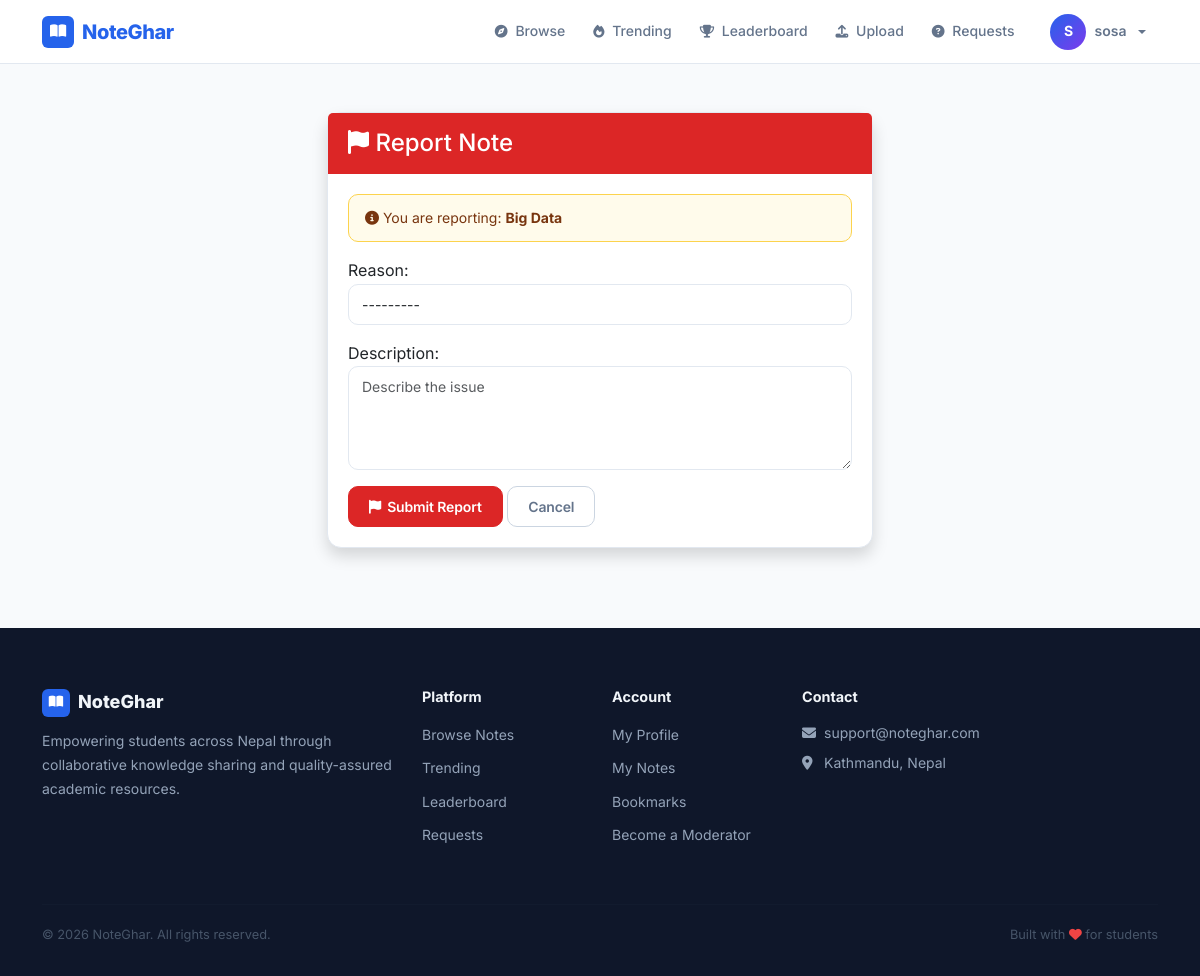
/notes/2/report/ (signed in), run on the app's committed database.
### accounts/models.py (models this page shows, shortened)
class User(AbstractUser):
    ROLE_CHOICES = (
        ('student', 'Student'),
        ('moderator', 'Moderator'),
        ('admin', 'Admin'),
    )
    role = models.CharField(max_length=20, choices=ROLE_CHOICES, default='student')
    phone = models.CharField(max_length=15, blank=True, null=True)
    institution = models.ForeignKey(
        'notes.Institution',
        on_delete=models.SET_NULL,
        null=True,
        blank=True,
        related_name='users',
        help_text='User\'s affiliated institution'
    )
    profile_picture = models.ImageField(upload_to='profiles/', blank=True, null=True)
    bio = models.TextField(blank=True, null=True)
    is_verified = models.BooleanField(default=False)
    specialization_courses = models.ManyToManyField(
        'notes.Course',
        blank=True,
        related_name='specialized_moderators',
        help_text='Courses this moderator specializes in'
    )
    specialization_subjects = models.ManyToManyField(
        'notes.Subject',
        blank=True,
        related_name='specialized_moderators',
        help_text='Specific subjects within courses'
    )
    qualification_document = models.FileField(
        upload_to='qualifications/%Y/%m/',
        blank=True,
        null=True,
        help_text='Upload degree certificate, transcript, or other proof of qualification (PDF, JPG, PNG)'
    )
    qualification_verified = models.BooleanField(
        default=False,
        help_text='Admin has verified the qualification documents'
    )
    qualification_notes = models.TextField(
        blank=True,
        help_text='Admin notes about qualification verification'
    )
    created_at = models.DateTimeField(auto_now_add=True)
    updated_at = models.DateTimeField(auto_now=True)
    def is_admin_user(self):
        return self.role == 'admin' or self.is_superuser

### notes/models.py (models this page shows, shortened)
class Note(models.Model):
    STATUS_CHOICES = (
        ('pending', 'Pending Review'),
        ('approved', 'Approved'),
        ('rejected', 'Rejected'),
    )
    title = models.CharField(max_length=300)
    description = models.TextField()
    subject = models.ForeignKey(Subject, on_delete=models.CASCADE, related_name='notes')
    course = models.ForeignKey(Course, on_delete=models.CASCADE, related_name='notes')
    semester = models.ForeignKey(Semester, on_delete=models.CASCADE, related_name='notes')
    assigned_moderator = models.ForeignKey(
        settings.AUTH_USER_MODEL,
        on_delete=models.SET_NULL,
        null=True,
        blank=True,
        related_name='assigned_notes',
        help_text='Moderator assigned to review this note'
    )
    file = models.FileField(
        upload_to='notes/%Y/%m/',
        validators=[FileExtensionValidator(allowed_extensions=['pdf', 'docx', 'doc', 'ppt', 'pptx'])]
    )
    file_size = models.IntegerField(default=0, help_text="File size in bytes")
    uploaded_by = models.ForeignKey(settings.AUTH_USER_MODEL, on_delete=models.CASCADE, related_name='notes')
    status = models.CharField(max_length=20, choices=STATUS_CHOICES, default='pending')
    tags = models.ManyToManyField(Tag, blank=True, related_name='notes')
    download_count = models.IntegerField(default=0)
    view_count = models.IntegerField(default=0)
    created_at = models.DateTimeField(auto_now_add=True)
    updated_at = models.DateTimeField(auto_now=True)
    approved_at = models.DateTimeField(null=True, blank=True)
    approved_by = models.ForeignKey(
        settings.AUTH_USER_MODEL,
        on_delete=models.SET_NULL,
        null=True,
        blank=True,
        related_name='approved_notes'
    )
    class Meta:
        ordering = ['-created_at']

### notes/views.py (the view)
# urls.py: path('<int:pk>/report/', views.report_note_view, name='report'),
@login_required
@rate_limit('report', max_per_day=5, max_per_hour=2)
def report_note_view(request, pk):
    note = get_object_or_404(Note, pk=pk)
    if getattr(request.user, 'role', None) in ['moderator', 'admin'] or request.user.is_superuser:
        messages.error(request, 'Moderators and admins cannot report notes.')
        return redirect('notes:detail', pk=pk)
    if note.uploaded_by == request.user:
        messages.error(request, 'You cannot report your own note.')
        return redirect('notes:detail', pk=pk)
    existing_report = Report.objects.filter(
        note=note,
        reported_by=request.user,
        status='pending'
    ).first()
    if existing_report:
        messages.warning(request, 'You have already reported this note.')
        return redirect('notes:detail', pk=pk)
    if request.method == 'POST':
        form = ReportForm(request.POST)
        if form.is_valid():
            report = form.save(commit=False)
            report.note = note
            report.reported_by = request.user
            report.save()
            messages.success(
                request,
                'Report submitted successfully. Our moderators will review it.'
            )
            return redirect('notes:detail', pk=pk)
    else:
        form = ReportForm()
    return render(request, 'notes/report_note.html', {'form': form, 'note': note})

### core/templates/notes/report_note.html (shortened to what this page needs)
{% extends 'base.html' %}
{% block content %}
<div class="container my-5">
    <div class="row justify-content-center">
        <div class="col-md-6">
            <div class="card shadow">
                <div class="card-header bg-danger text-white">
                    <h4 class="mb-0"><i class="fas fa-flag"></i> Report Note</h4>
                </div>
                <div class="card-body">
                    <div class="alert alert-warning">
                        <i class="fas fa-info-circle"></i> You are reporting: <strong>{{ note.title }}</strong>
                    </div>
                    <form method="post">
                        <div class="mb-3">
                            {{ form.reason.label_tag }}
                            {{ form.reason }}
                        </div>
                        <div class="mb-3">
                            {{ form.description.label_tag }}
                            {{ form.description }}
                        </div>
                        <button type="submit" class="btn btn-danger">
                            <i class="fas fa-flag"></i> Submit Report
                        </button>
                        <a href="{% url 'notes:detail' note.pk %}" class="btn btn-secondary">Cancel</a>
                    </form>
                </div>
            </div>
        </div>
    </div>
</div>
{% endblock %}

### core/templates/base.html (shortened to what this page needs)
<!DOCTYPE html>
<html lang="en">
<head>
    <link href="https://cdn.jsdelivr.net/npm/bootstrap@5.3.0/dist/css/bootstrap.min.css" rel="stylesheet">
    <link rel="stylesheet" href="https://cdnjs.cloudflare.com/ajax/libs/font-awesome/6.4.0/css/all.min.css">
</head>
<body>
    <nav class="navbar navbar-expand-lg">
        <div class="container d-flex align-items-center">
            <a class="navbar-brand" href="{% url 'core:home' %}">
                <span class="brand-icon"><i class="fas fa-book-open"></i></span>
                NoteGhar
            </a>
            <div class="collapse navbar-collapse" id="navbarNav">
                <ul class="navbar-nav ms-auto align-items-lg-center gap-1">
                    <li class="nav-item">
                        <a class="nav-link" href="{% url 'notes:list' %}"><i class="fas fa-compass"></i> Browse</a>
                    </li>
                    <li class="nav-item">
                        <a class="nav-link" href="{% url 'notes:trending' %}"><i class="fas fa-fire"></i> Trending</a>
                    </li>
                    <li class="nav-item">
                        <a class="nav-link" href="{% url 'notes:leaderboard' %}"><i class="fas fa-trophy"></i> Leaderboard</a>
                    </li>
                    {% if user.is_authenticated %}
                        {% if user.role == 'student' or user.is_superuser %}
                        <li class="nav-item">
                            <a class="nav-link" href="{% url 'notes:upload' %}"><i class="fas fa-upload"></i> Upload</a>
                        </li>
                        {% endif %}
                        <li class="nav-item">
                            <a class="nav-link" href="{% url 'notes:request_board' %}"><i class="fas fa-question-circle"></i> Requests</a>
                        </li>
                        <li class="nav-item dropdown ms-lg-2">
                            <a class="nav-link dropdown-toggle d-flex align-items-center gap-2" href="#" id="userDropdown" role="button" data-bs-toggle="dropdown">
                                <span class="user-avatar" style="padding:0;overflow:hidden;">
                                    {% if user.profile_picture %}
                                        <img src="{{ user.profile_picture.url }}" alt="{{ user.username }}" style="width:36px;height:36px;object-fit:cover;border-radius:50%;">
                                    {% else %}
                                        {{ user.username|slice:":1"|upper }}
                                    {% endif %}
                                </span>
                                <span class="d-none d-lg-inline" style="font-size: 0.875rem; font-weight: 600;">{{ user.username }}</span>
                            </a>
                        </li>
                    {% endif %}
                </ul>
            </div>
        </div>
    </nav>
    {% block content %}{% endblock %}
    <footer>
        <div class="container">
            <div class="row g-4">
                <div class="col-lg-4">
                    <div class="brand-footer">
                        <span class="icon"><i class="fas fa-book-open"></i></span>
                        NoteGhar
                    </div>
                    <p style="font-size: 0.875rem; line-height: 1.7;">Empowering students across Nepal through collaborative knowledge sharing and quality-assured academic resources.</p>
                </div>
                <div class="col-sm-4 col-lg-2">
                    <h5>Platform</h5>
                    <ul class="list-unstyled" style="display: flex; flex-direction: column; gap: 8px;">
                        <li><a href="{% url 'notes:list' %}">Browse Notes</a></li>
                        <li><a href="{% url 'notes:trending' %}">Trending</a></li>
                        <li><a href="{% url 'notes:leaderboard' %}">Leaderboard</a></li>
                        <li><a href="{% url 'notes:request_board' %}">Requests</a></li>
                    </ul>
                </div>
                <div class="col-sm-4 col-lg-2">
                    <h5>Account</h5>
                    <ul class="list-unstyled" style="display: flex; flex-direction: column; gap: 8px;">
                        {% if user.is_authenticated %}
                        <li><a href="{% url 'accounts:profile' %}">My Profile</a></li>
                        {% if user.role == 'student' %}
                        <li><a href="{% url 'notes:my_notes' %}">My Notes</a></li>
                        <li><a href="{% url 'notes:my_bookmarks' %}">Bookmarks</a></li>
                        <li><a href="{% url 'accounts:signup_moderator' %}">Become a Moderator</a></li>
                        {% elif user.role == 'moderator' %}
                        <li><a href="{% url 'moderation:dashboard' %}">Mod Dashboard</a></li>
                        {% elif user.is_admin_user %}
                        <li><a href="{% url 'admin_dashboard' %}">Admin Dashboard</a></li>
                        {% endif %}
                        {% else %}
                        <li><a href="{% url 'accounts:signup_student' %}">Student Sign Up</a></li>
                        <li><a href="{% url 'accounts:signup_moderator' %}">Become a Moderator</a></li>
                        <li><a href="{% url 'accounts:student_login' %}">Log In</a></li>
                        {% endif %}
                    </ul>
                </div>
                <div class="col-sm-4 col-lg-4">
                    <h5>Contact</h5>
                    <div style="display: flex; flex-direction: column; gap: 8px; font-size: 0.875rem;">
                        <a href="mailto:notegharsupport@gmail.com"><i class="fas fa-envelope me-2" style="width: 14px;"></i>support@noteghar.com</a>
                        <span><i class="fas fa-map-marker-alt me-2" style="width: 14px;"></i>Kathmandu, Nepal</span>
                    </div>
                </div>
            </div>
            <hr>
            <div class="d-flex flex-wrap justify-content-between align-items-center footer-bottom">
                <span>&copy; 2026 NoteGhar. All rights reserved.</span>
                <span>Built with <i class="fas fa-heart" style="color: #EF4444;"></i> for students</span>
            </div>
        </div>
    </footer>
</body>
</html>

### data on the page
User: username "S", username "sosa"
Note: title "Big Data"
